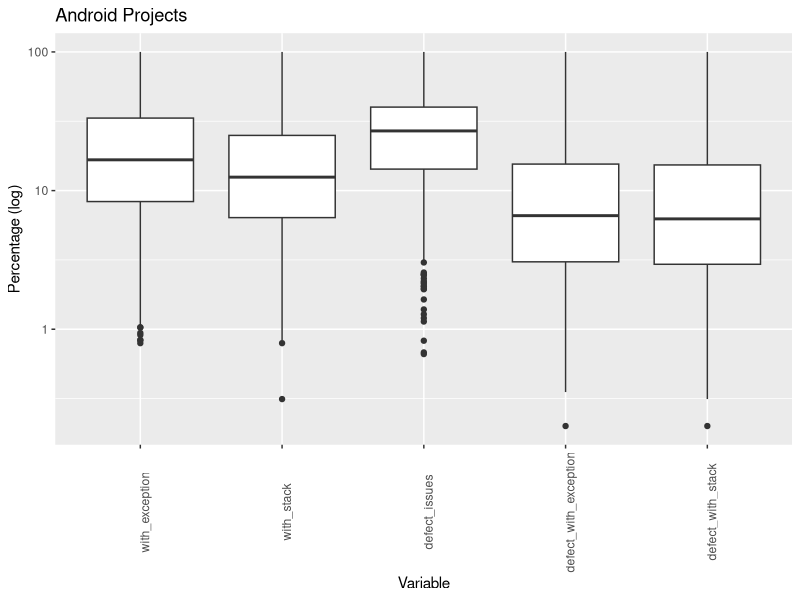
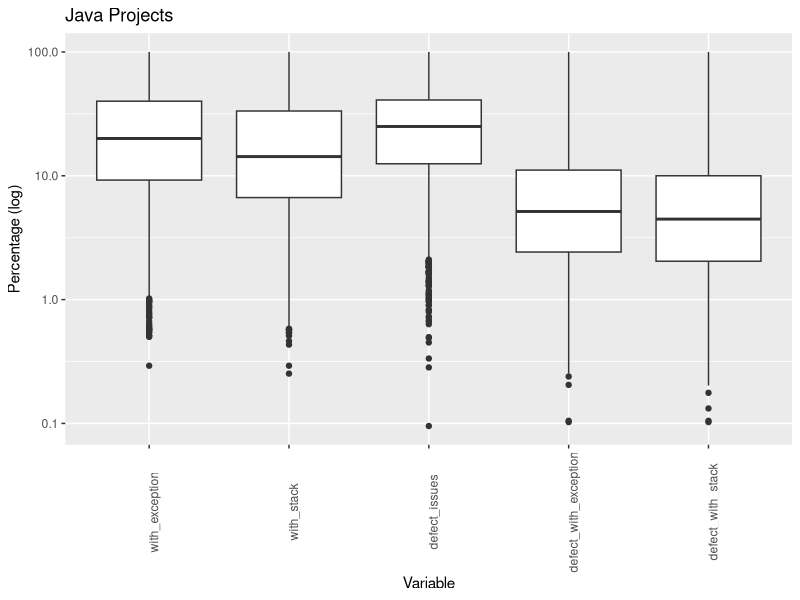

Write the R code that produced these figures, in order.
library(ggplot2)
library(reshape)

data_android <- read.csv('android_repo_issues_metrics.txt', sep=';')
data_android$with_exception = (data_android$with_exception/ data_android$all) * 100
data_android$with_stack = (data_android$with_stack/ data_android$all) * 100
data_android$defect_issues = (data_android$defect_issues/ data_android$all) * 100
data_android$defect_with_exception = (data_android$defect_with_exception/ data_android$all) * 100
data_android$defect_with_stack = (data_android$defect_with_stack/ data_android$all) * 100
data_android <- data_android[ , -which(names(data_android) %in% c("all"))]
android_melted <- melt(data_android)

data_java <- read.csv('java_repo_issues_metrics.txt', sep=';')
data_java$with_exception = (data_java$with_exception/ data_java$all) * 100
data_java$with_stack = (data_java$with_stack/ data_java$all) * 100
data_java$defect_issues = (data_java$defect_issues/ data_java$all) * 100
data_java$defect_with_exception = (data_java$defect_with_exception/ data_java$all) * 100
data_java$defect_with_stack = (data_java$defect_with_stack/ data_java$all) * 100
data_java <- data_java[ , -which(names(data_java) %in% c("all"))]
java_melted <- melt(data_java)

pdf("android-stacks.pdf")
ggplot(android_melted) + aes(x=variable, y = value) + geom_boxplot() + scale_y_log10(name = "Percentage (log)") +  scale_x_discrete(name="Variable") + theme(axis.text.x = element_text(angle = 90)) + ggtitle("Android Projects")
dev.off()

pdf("java-stacks.pdf")
ggplot(java_melted) + aes(x=variable, y = value) + geom_boxplot() + scale_y_log10(name = "Percentage (log)") +  scale_x_discrete(name="Variable") + theme(axis.text.x = element_text(angle = 90)) + ggtitle("Java Projects")
dev.off()
